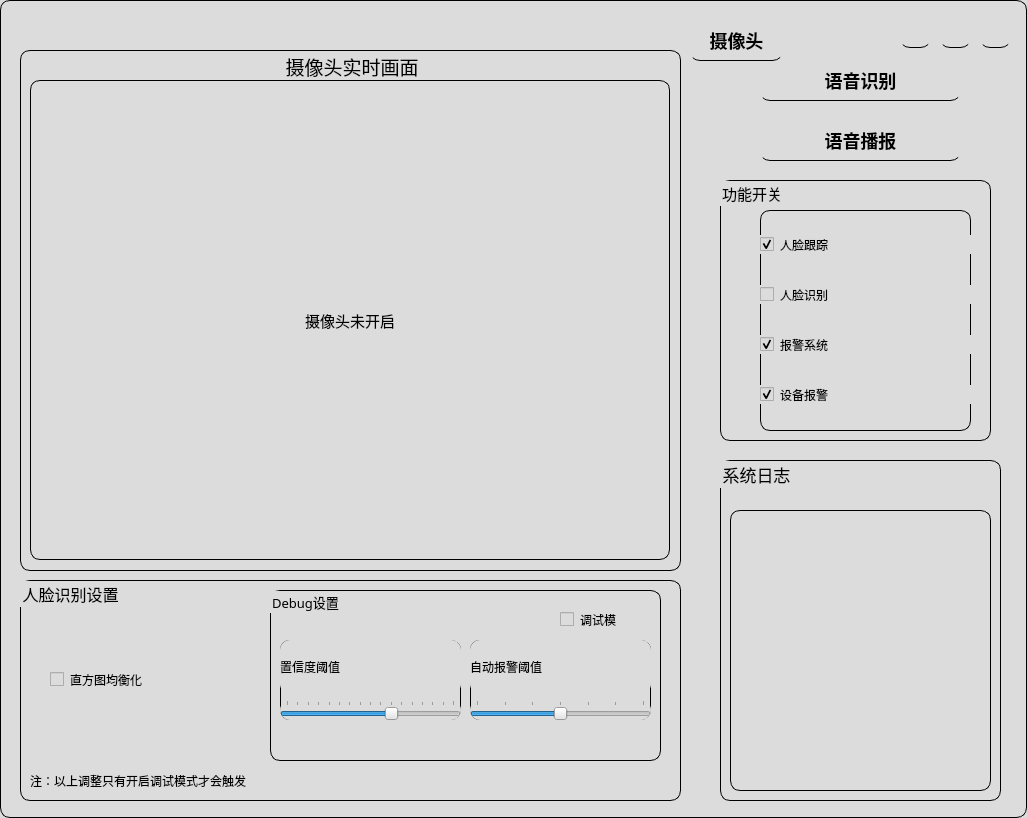
<?xml version="1.0" encoding="UTF-8"?>
<ui version="4.0">
 <class>Form</class>
 <widget class="QWidget" name="Form">
  <property name="geometry">
   <rect>
    <x>0</x>
    <y>0</y>
    <width>1027</width>
    <height>818</height>
   </rect>
  </property>
  <property name="palette">
   <palette>
    <active>
     <colorrole role="Button">
      <brush brushstyle="SolidPattern">
       <color alpha="255">
        <red>220</red>
        <green>220</green>
        <blue>220</blue>
       </color>
      </brush>
     </colorrole>
     <colorrole role="Base">
      <brush brushstyle="SolidPattern">
       <color alpha="255">
        <red>220</red>
        <green>220</green>
        <blue>220</blue>
       </color>
      </brush>
     </colorrole>
     <colorrole role="Window">
      <brush brushstyle="SolidPattern">
       <color alpha="255">
        <red>220</red>
        <green>220</green>
        <blue>220</blue>
       </color>
      </brush>
     </colorrole>
    </active>
    <inactive>
     <colorrole role="Button">
      <brush brushstyle="SolidPattern">
       <color alpha="255">
        <red>220</red>
        <green>220</green>
        <blue>220</blue>
       </color>
      </brush>
     </colorrole>
     <colorrole role="Base">
      <brush brushstyle="SolidPattern">
       <color alpha="255">
        <red>220</red>
        <green>220</green>
        <blue>220</blue>
       </color>
      </brush>
     </colorrole>
     <colorrole role="Window">
      <brush brushstyle="SolidPattern">
       <color alpha="255">
        <red>220</red>
        <green>220</green>
        <blue>220</blue>
       </color>
      </brush>
     </colorrole>
    </inactive>
    <disabled>
     <colorrole role="Button">
      <brush brushstyle="SolidPattern">
       <color alpha="255">
        <red>220</red>
        <green>220</green>
        <blue>220</blue>
       </color>
      </brush>
     </colorrole>
     <colorrole role="Base">
      <brush brushstyle="SolidPattern">
       <color alpha="255">
        <red>220</red>
        <green>220</green>
        <blue>220</blue>
       </color>
      </brush>
     </colorrole>
     <colorrole role="Window">
      <brush brushstyle="SolidPattern">
       <color alpha="255">
        <red>220</red>
        <green>220</green>
        <blue>220</blue>
       </color>
      </brush>
     </colorrole>
    </disabled>
   </palette>
  </property>
  <property name="font">
   <font>
    <family>华文琥珀</family>
   </font>
  </property>
  <property name="cursor">
   <cursorShape>ArrowCursor</cursorShape>
  </property>
  <property name="windowTitle">
   <string>Form</string>
  </property>
  <property name="windowOpacity">
   <double>0.800000000000000</double>
  </property>
  <property name="styleSheet">
   <string notr="true">QWidget{
background:#DCDCDC;
border-right:1px solid black;
border-left:1px solid black;
border-top:1px solid black;
border-bottom:1px solid black;
border-top-left-radius:10px;
border-bottom-left-radius:10px;
border-top-right-radius:10px;
border-bottom-right-radius:10px;
}
QPushButton{
    border:none;
    border-bottom:1px solid black;
    font-size:18px;
    font-weight:700;
 }
QPushButton:hover{border-left:4px solid grey;font-weight:700;}
QCheckBox{
border:none}
</string>
  </property>
  <widget class="QGroupBox" name="faceRecognizerSettingsLogGroupBox">
   <property name="geometry">
    <rect>
     <x>20</x>
     <y>580</y>
     <width>661</width>
     <height>221</height>
    </rect>
   </property>
   <property name="font">
    <font>
     <family>华文琥珀</family>
     <pointsize>12</pointsize>
    </font>
   </property>
   <property name="styleSheet">
    <string notr="true"/>
   </property>
   <property name="title">
    <string>人脸识别设置</string>
   </property>
   <widget class="QCheckBox" name="equalizeHistCheckBox">
    <property name="geometry">
     <rect>
      <x>30</x>
      <y>90</y>
      <width>131</width>
      <height>19</height>
     </rect>
    </property>
    <property name="font">
     <font>
      <family>华文中宋</family>
     </font>
    </property>
    <property name="styleSheet">
     <string notr="true"/>
    </property>
    <property name="text">
     <string>直方图均衡化</string>
    </property>
   </widget>
   <widget class="QGroupBox" name="groupBox">
    <property name="geometry">
     <rect>
      <x>250</x>
      <y>10</y>
      <width>391</width>
      <height>171</height>
     </rect>
    </property>
    <property name="font">
     <font>
      <family>华文琥珀</family>
      <pointsize>10</pointsize>
     </font>
    </property>
    <property name="styleSheet">
     <string notr="true">QSlider{border:none}</string>
    </property>
    <property name="title">
     <string>Debug设置</string>
    </property>
    <widget class="QCheckBox" name="debugCheckBox">
     <property name="geometry">
      <rect>
       <x>290</x>
       <y>20</y>
       <width>92</width>
       <height>19</height>
      </rect>
     </property>
     <property name="font">
      <font>
       <family>华文中宋</family>
      </font>
     </property>
     <property name="styleSheet">
      <string notr="true"/>
     </property>
     <property name="text">
      <string>调试模</string>
     </property>
    </widget>
    <widget class="QWidget" name="verticalLayoutWidget">
     <property name="geometry">
      <rect>
       <x>10</x>
       <y>50</y>
       <width>181</width>
       <height>80</height>
      </rect>
     </property>
     <layout class="QVBoxLayout" name="verticalLayout">
      <item>
       <widget class="QLabel" name="confidenceThresholdLabel">
        <property name="font">
         <font>
          <family>华文中宋</family>
         </font>
        </property>
        <property name="styleSheet">
         <string notr="true">QLabel{border:none;}</string>
        </property>
        <property name="text">
         <string>置信度阈值</string>
        </property>
       </widget>
      </item>
      <item>
       <widget class="QSlider" name="confidenceThresholdSlider">
        <property name="maximum">
         <number>80</number>
        </property>
        <property name="pageStep">
         <number>5</number>
        </property>
        <property name="value">
         <number>50</number>
        </property>
        <property name="orientation">
         <enum>Qt::Horizontal</enum>
        </property>
        <property name="tickPosition">
         <enum>QSlider::TicksAbove</enum>
        </property>
       </widget>
      </item>
     </layout>
    </widget>
    <widget class="QWidget" name="verticalLayoutWidget_2">
     <property name="geometry">
      <rect>
       <x>200</x>
       <y>50</y>
       <width>181</width>
       <height>80</height>
      </rect>
     </property>
     <layout class="QVBoxLayout" name="verticalLayout_2">
      <item>
       <widget class="QLabel" name="autoAlarmThresholdLabel">
        <property name="font">
         <font>
          <family>华文中宋</family>
         </font>
        </property>
        <property name="styleSheet">
         <string notr="true">QLabel{border:none;}</string>
        </property>
        <property name="text">
         <string>自动报警阈值</string>
        </property>
       </widget>
      </item>
      <item>
       <widget class="QSlider" name="autoAlarmThresholdSlider">
        <property name="minimum">
         <number>50</number>
        </property>
        <property name="maximum">
         <number>80</number>
        </property>
        <property name="pageStep">
         <number>5</number>
        </property>
        <property name="value">
         <number>65</number>
        </property>
        <property name="sliderPosition">
         <number>65</number>
        </property>
        <property name="orientation">
         <enum>Qt::Horizontal</enum>
        </property>
        <property name="tickPosition">
         <enum>QSlider::TicksAbove</enum>
        </property>
       </widget>
      </item>
     </layout>
    </widget>
    <widget class="QLabel" name="confidencelabel">
     <property name="geometry">
      <rect>
       <x>60</x>
       <y>140</y>
       <width>72</width>
       <height>21</height>
      </rect>
     </property>
     <property name="font">
      <font>
       <family>华文中宋</family>
      </font>
     </property>
     <property name="styleSheet">
      <string notr="true">QLabel{border:none}</string>
     </property>
     <property name="text">
      <string/>
     </property>
     <property name="alignment">
      <set>Qt::AlignCenter</set>
     </property>
    </widget>
    <widget class="QLabel" name="alarmlabel">
     <property name="geometry">
      <rect>
       <x>260</x>
       <y>140</y>
       <width>72</width>
       <height>21</height>
      </rect>
     </property>
     <property name="font">
      <font>
       <family>华文中宋</family>
      </font>
     </property>
     <property name="styleSheet">
      <string notr="true">QLabel{border:none}</string>
     </property>
     <property name="text">
      <string/>
     </property>
     <property name="alignment">
      <set>Qt::AlignCenter</set>
     </property>
    </widget>
   </widget>
   <widget class="QLabel" name="debugLabel">
    <property name="geometry">
     <rect>
      <x>10</x>
      <y>190</y>
      <width>281</width>
      <height>21</height>
     </rect>
    </property>
    <property name="font">
     <font>
      <family>华文中宋</family>
     </font>
    </property>
    <property name="styleSheet">
     <string notr="true">QLabel{border:none;}</string>
    </property>
    <property name="text">
     <string>注：以上调整只有开启调试模式才会触发</string>
    </property>
   </widget>
  </widget>
  <widget class="QGroupBox" name="realTimeCaptureGroupBox">
   <property name="geometry">
    <rect>
     <x>20</x>
     <y>50</y>
     <width>661</width>
     <height>521</height>
    </rect>
   </property>
   <property name="font">
    <font>
     <family>华文琥珀</family>
     <pointsize>14</pointsize>
    </font>
   </property>
   <property name="styleSheet">
    <string notr="true"/>
   </property>
   <property name="title">
    <string>摄像头实时画面</string>
   </property>
   <property name="alignment">
    <set>Qt::AlignCenter</set>
   </property>
   <widget class="QLabel" name="Capturelabel">
    <property name="geometry">
     <rect>
      <x>10</x>
      <y>30</y>
      <width>640</width>
      <height>480</height>
     </rect>
    </property>
    <property name="font">
     <font>
      <family>华文中宋</family>
      <pointsize>11</pointsize>
     </font>
    </property>
    <property name="styleSheet">
     <string notr="true"/>
    </property>
    <property name="frameShape">
     <enum>QFrame::Box</enum>
    </property>
    <property name="text">
     <string>摄像头未开启</string>
    </property>
    <property name="alignment">
     <set>Qt::AlignCenter</set>
    </property>
   </widget>
  </widget>
  <widget class="QGroupBox" name="logGroup">
   <property name="geometry">
    <rect>
     <x>720</x>
     <y>460</y>
     <width>281</width>
     <height>341</height>
    </rect>
   </property>
   <property name="font">
    <font>
     <family>华文琥珀</family>
     <pointsize>13</pointsize>
    </font>
   </property>
   <property name="styleSheet">
    <string notr="true"/>
   </property>
   <property name="title">
    <string>系统日志</string>
   </property>
   <widget class="QTextEdit" name="logtextEdit">
    <property name="geometry">
     <rect>
      <x>10</x>
      <y>50</y>
      <width>261</width>
      <height>281</height>
     </rect>
    </property>
    <property name="styleSheet">
     <string notr="true"/>
    </property>
   </widget>
  </widget>
  <widget class="QPushButton" name="Voicerecognition">
   <property name="geometry">
    <rect>
     <x>760</x>
     <y>60</y>
     <width>201</width>
     <height>41</height>
    </rect>
   </property>
   <property name="font">
    <font>
     <family>华文中宋</family>
     <pointsize>-1</pointsize>
     <weight>87</weight>
     <bold>true</bold>
    </font>
   </property>
   <property name="text">
    <string>语音识别</string>
   </property>
  </widget>
  <widget class="QGroupBox" name="functionGroupBox">
   <property name="geometry">
    <rect>
     <x>720</x>
     <y>180</y>
     <width>271</width>
     <height>261</height>
    </rect>
   </property>
   <property name="font">
    <font>
     <family>华文琥珀</family>
     <pointsize>11</pointsize>
    </font>
   </property>
   <property name="title">
    <string>功能开关</string>
   </property>
   <widget class="QWidget" name="verticalLayoutWidget_3">
    <property name="geometry">
     <rect>
      <x>40</x>
      <y>30</y>
      <width>211</width>
      <height>221</height>
     </rect>
    </property>
    <layout class="QVBoxLayout" name="verticalLayout_3">
     <item>
      <widget class="QCheckBox" name="faceTrackerCheckBox">
       <property name="font">
        <font>
         <family>华文中宋</family>
        </font>
       </property>
       <property name="text">
        <string>人脸跟踪</string>
       </property>
       <property name="checked">
        <bool>true</bool>
       </property>
      </widget>
     </item>
     <item>
      <widget class="QCheckBox" name="faceRecognizerCheckBox">
       <property name="enabled">
        <bool>true</bool>
       </property>
       <property name="font">
        <font>
         <family>华文中宋</family>
        </font>
       </property>
       <property name="text">
        <string>人脸识别</string>
       </property>
      </widget>
     </item>
     <item>
      <widget class="QCheckBox" name="panalarmCheckBox">
       <property name="font">
        <font>
         <family>华文中宋</family>
        </font>
       </property>
       <property name="text">
        <string>报警系统</string>
       </property>
       <property name="checked">
        <bool>true</bool>
       </property>
      </widget>
     </item>
     <item>
      <widget class="QCheckBox" name="bellCheckBox">
       <property name="font">
        <font>
         <family>华文中宋</family>
        </font>
       </property>
       <property name="text">
        <string>设备报警</string>
       </property>
       <property name="checked">
        <bool>true</bool>
       </property>
      </widget>
     </item>
    </layout>
   </widget>
  </widget>
  <widget class="QPushButton" name="left_close">
   <property name="geometry">
    <rect>
     <x>900</x>
     <y>20</y>
     <width>31</width>
     <height>28</height>
    </rect>
   </property>
   <property name="text">
    <string/>
   </property>
  </widget>
  <widget class="QPushButton" name="left_visit">
   <property name="geometry">
    <rect>
     <x>940</x>
     <y>20</y>
     <width>31</width>
     <height>28</height>
    </rect>
   </property>
   <property name="text">
    <string/>
   </property>
  </widget>
  <widget class="QPushButton" name="left_mini">
   <property name="geometry">
    <rect>
     <x>980</x>
     <y>20</y>
     <width>31</width>
     <height>28</height>
    </rect>
   </property>
   <property name="text">
    <string/>
   </property>
  </widget>
  <widget class="QPushButton" name="Openvideo">
   <property name="geometry">
    <rect>
     <x>690</x>
     <y>20</y>
     <width>93</width>
     <height>41</height>
    </rect>
   </property>
   <property name="text">
    <string>摄像头</string>
   </property>
  </widget>
  <widget class="QPushButton" name="Voicevideo">
   <property name="geometry">
    <rect>
     <x>760</x>
     <y>120</y>
     <width>201</width>
     <height>41</height>
    </rect>
   </property>
   <property name="font">
    <font>
     <family>华文中宋</family>
     <pointsize>-1</pointsize>
     <weight>87</weight>
     <bold>true</bold>
    </font>
   </property>
   <property name="text">
    <string>语音播报</string>
   </property>
  </widget>
 </widget>
 <resources/>
 <connections/>
</ui>
